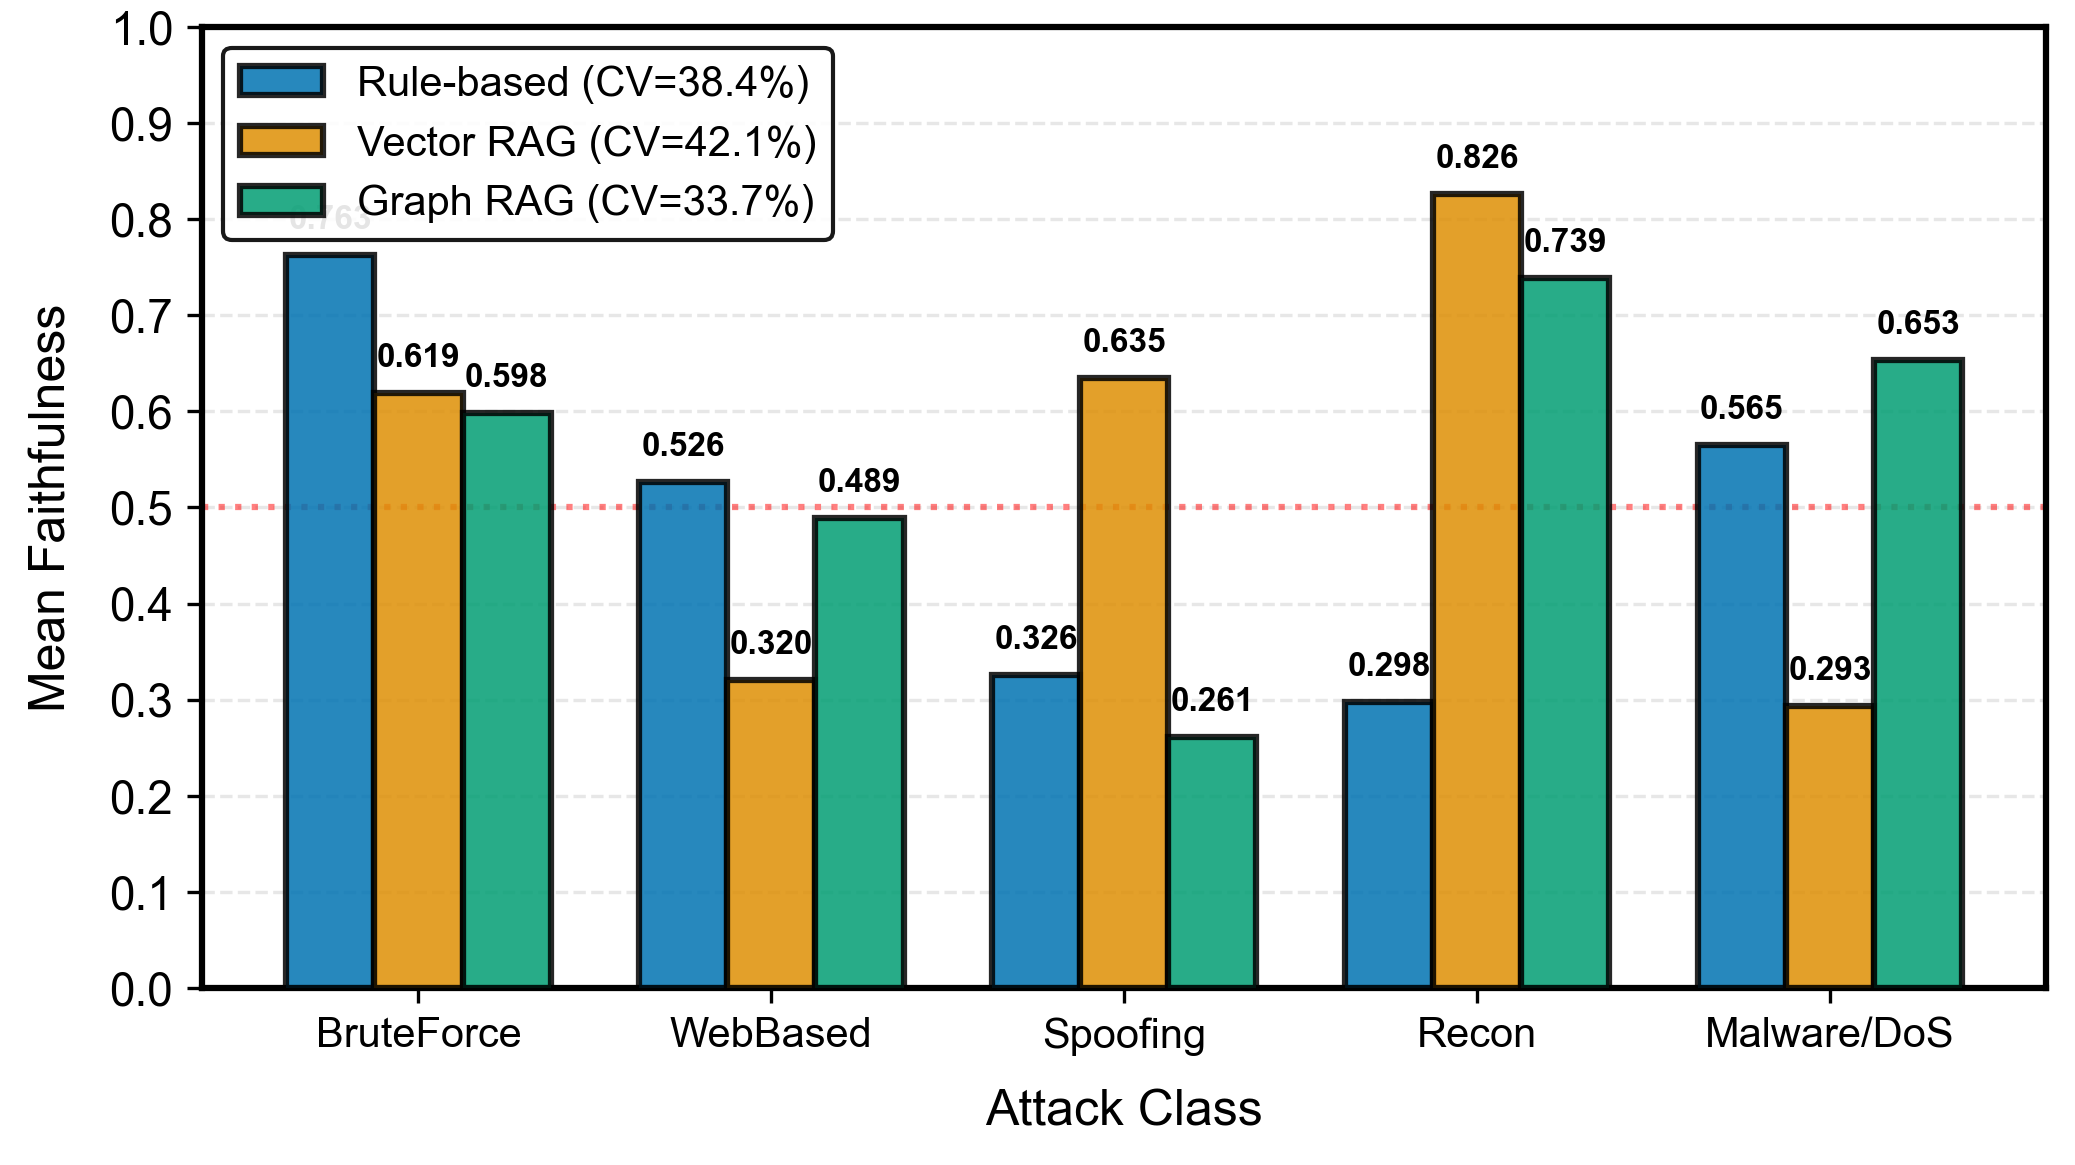

Python code for this plot:
#!/usr/bin/env python3
"""
Figure 4: Per-Attack Class Faithfulness (Corrected Grouped Bar Chart)
Replaces the old radar chart with proper class grouping.
Provision 5.7 classes (Backdoor, DDoS, DoS, Benign) grouped as 'Malware/DoS'.
"""
import matplotlib.pyplot as plt
import numpy as np

# Corrected data (from _fix_attack_class_data.py)
ORDER = ['BruteForce', 'WebBased', 'Spoofing', 'Recon', 'Malware/DoS']

DATA = {
    'Rule-based': [0.763, 0.526, 0.326, 0.298, 0.565],
    'Vector RAG': [0.619, 0.320, 0.635, 0.826, 0.293],
    'Graph RAG':  [0.598, 0.489, 0.261, 0.739, 0.653]
}

CV = {
    'Rule-based': 38.4,
    'Vector RAG': 42.1,
    'Graph RAG':  33.7
}

COLORS = {'Rule-based': '#0173B2', 'Vector RAG': '#DE8F05', 'Graph RAG': '#029E73'}

# Set publication-quality style
plt.rcParams['font.family'] = 'Arial'
plt.rcParams['font.size'] = 11
plt.rcParams['axes.linewidth'] = 1.5
plt.rcParams['figure.dpi'] = 300

fig, ax = plt.subplots(figsize=(18/2.54, 11/2.54))

x = np.arange(len(ORDER))
width = 0.25

for i, (method, values) in enumerate(DATA.items()):
    offset = (i - 1) * width
    bars = ax.bar(x + offset, values, width,
                  color=COLORS[method], alpha=0.85,
                  edgecolor='black', linewidth=1.5,
                  label=f"{method} (CV={CV[method]:.1f}%)",
                  zorder=3)
    
    # Add value labels on bars
    for bar, val in zip(bars, values):
        ax.text(bar.get_x() + bar.get_width()/2., bar.get_height() + 0.02,
                f'{val:.3f}', ha='center', va='bottom', fontsize=8, fontweight='bold')

# Labels and formatting
ax.set_xlabel('Attack Class', fontsize=12, labelpad=8)
ax.set_ylabel('Mean Faithfulness', fontsize=12, labelpad=8)
ax.set_title('Faithfulness by Attack Class and Retrieval Method', fontsize=13, pad=10)
ax.set_xticks(x)
ax.set_xticklabels(ORDER, fontsize=10)
ax.set_ylim(0, 1.0)
ax.set_yticks(np.arange(0, 1.1, 0.1))
ax.yaxis.set_major_formatter(plt.FixedFormatter([f'{tick:.1f}' for tick in np.arange(0, 1.1, 0.1)]))
ax.legend(fontsize=10, framealpha=0.9, edgecolor='black', loc='upper left')
ax.grid(axis='y', alpha=0.3, linestyle='--')
ax.axhline(y=0.5, color='red', linestyle=':', alpha=0.5, linewidth=1.5,
           label='Faithfulness=0.5 threshold')

plt.tight_layout(pad=1.2)
fig.savefig('figure_4_attack_class_bars.png', dpi=300, bbox_inches='tight')
fig.savefig('figure_4_attack_class_bars.pdf', bbox_inches='tight')
print("Saved: figure_4_attack_class_bars.png/pdf")

# Print summary
print(f"\nCV comparison:")
print(f"  Rule-based: CV={CV['Rule-based']:.1f}%")
print(f"  Vector RAG: CV={CV['Vector RAG']:.1f}%")
print(f"  Graph RAG:  CV={CV['Graph RAG']:.1f}%  ← best")
print(f"\nGraph RAG range: {min(DATA['Graph RAG']):.3f} to {max(DATA['Graph RAG']):.3f}")
print(f"Rule-based range: {min(DATA['Rule-based']):.3f} to {max(DATA['Rule-based']):.3f}")
print(f"Vector RAG range: {min(DATA['Vector RAG']):.3f} to {max(DATA['Vector RAG']):.3f}")
